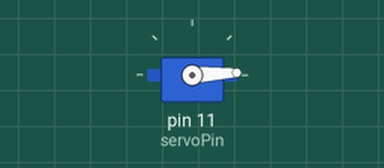
Bench run of a sketch on a simulated Arduino Uno, built with avr-gcc and run on an emulated ATmega328P. Shown: servo.

Above: at 0.05 s.
At 0.9 s:
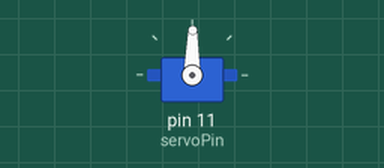
At 1.75 s:
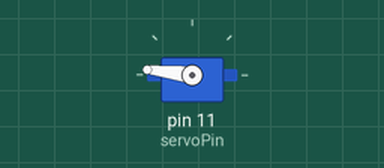
At 3.45 s:
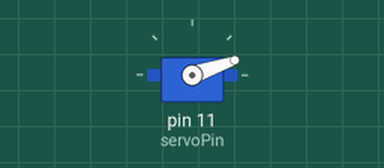
Timing chart, 0 to 8.3 s (numbered marks = the images above):
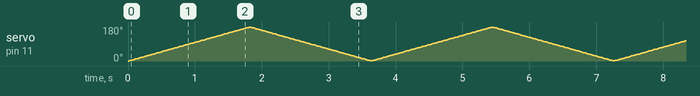

The sketch:

sketch_5a.ino
```cpp
/*
	Pilotare un servocomando autonomamente usando delay.
*/

#include <Servo.h>
const int servoPin = 11, servoSpeed = 10;
Servo servo;

void setup ()
{
	servo.attach(servoPin);
}

void loop ()
{
	for(int i=0; i<180; i++)
	{
		servo.write(i);
		delay(servoSpeed);
	}

	for(int i=180; i>0; i--)
	{
		servo.write(i);
		delay(servoSpeed);
	}
}
```
